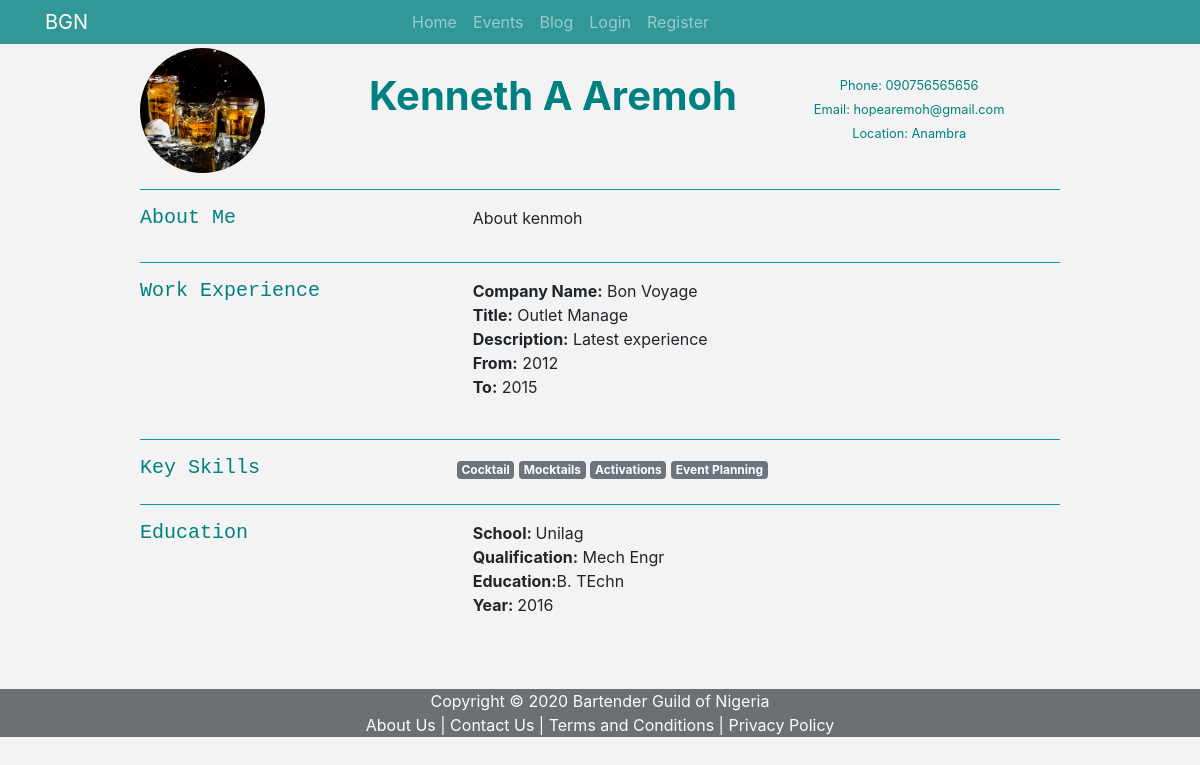
Screenshot of /accounts/profile/1 with the database file from the repository.
### accounts/models.py (models this page shows, shortened)
class User(AbstractUser):
    phone = models.CharField(max_length=35, unique=True)
    skills = models.CharField(max_length=1050)
    about_me = models.TextField()
    location = models.CharField(max_length=35, choices=STATE_CHOICES)
    profile_image = models.ImageField(upload_to='photos/%Y/%m/%d/', blank=True)
    def skills_as_list(self):
        return self.skills.split(',')

class Experience(models.Model):
    user = models.ForeignKey(User, on_delete=models.CASCADE, blank=True, null=True)
    company_name = models.CharField(max_length=255)
    job_title = models.CharField(max_length=255)
    year_from = models.IntegerField()
    year_to = models.IntegerField()
    job_description = models.TextField()

class Education(models.Model):
    user = models.ForeignKey(User, on_delete=models.CASCADE, blank=True, null=True)
    school = models.CharField(max_length=255)
    field_of_study = models.CharField(max_length=255)
    qualification = models.CharField(max_length=255)
    year = models.IntegerField()

### accounts/views.py (the view)
# urls.py: path('profile/<int:id>', views.profile, name='profile'),
def profile(request, id):
    user = get_object_or_404(User, pk=id)
    educations = Education.objects.all().filter(user=user)
    experiences = Experience.objects.all().filter(user=user)
    context = {
        'user': user,
        'educations': educations,
        'experiences': experiences
    }
    return render(request, 'accounts/profile.html', context)

### templates/accounts/profile.html (shortened to what this page needs)
{% extends "base.html" %}
{% load static %}
{% load crispy_forms_tags %}
{% block content %}
<section class="container mt-5">
	<div class="row justify-content-center">
		<div class="col-10">
			<div class="row justify-content-center ">
				<div class="col-sm-12 col-md-12 col-lg-3">
					<img src="{% static 'img/cocktail.jpg' %}" alt="..." class="rounded-circle" style="height:125px; width:125px;">
				</div>
				<div class="col-sm-12 col-md-12 col-lg-5 mt-4 mb-0 pl-0">
					<h1 class="text-center teal-text font-weight-bold">{{ user.first_name|title }} {{ user.last_name|title }}</h1>
				</div>
				<div class="col-sm-12 col-md-12 col-lg-4 mt-4 pl-0">
					<p class="text-center m-0 teal-text"><small>Phone: {{ user.phone }} </small></p>
					<p class="text-center m-0 teal-text"><small>Email: {{ user.email }} </small></p>
					<p class="text-center m-0 teal-text"><small>Location: {{ user.location }} </small></p>
				</div>
			</div>
			<hr class="bg-info ">
		</div>
	</div>
</section>
<section class="container">
	<div class="row justify-content-center">
		<div class="col-10">
			<div class="row justify-content-center">
				<div class="col-4 ">
					<h5 class="text-monospace teal-text">About Me</h5>
				</div>
				<div class="col-8 m-0">
					<p class="pl-3">{{ user.about_me }}</p>
				</div>
			</div>
			<hr class="bg-info ">
		</div>
	</div>
</section>
<section class="container">
	<div class="row justify-content-center">
		<div class="col-10">
			<div class="row justify-content-center">
				<div class="col-4 ">
					<h5 class="m-0 text-monospace teal-text">Work Experience</h5>
				</div>
				<div class="col-8">
					{% for experience in experiences %}
					<p class="m-0 pl-3"><strong>Company Name:</strong> {{ experience.company_name }}</p>
					<p class="m-0 pl-3"><strong>Title:</strong> {{ experience.job_title }}</p>
					<p class="m-0 pl-3"><strong>Description:</strong> {{ experience.job_description }}</p>
					<p class="m-0 pl-3"><strong>From:</strong> {{ experience.year_from }}</p>
					<p class="m-0 pl-3"><strong>To:</strong> {{ experience.year_to}}</p>
					<br>
					{% endfor %}
				</div>
			</div>
			<hr class="bg-info ">
		</div>
	</div>
</section>
<section class="container">
	<div class="row justify-content-center">
		<div class="col-10">
			<div class="row justify-content-center">
				<div class="col-4">
					<h5 class="text-monospace teal-text">
						Key Skills
					</h5>
				</div>
				<div class="col-8">
					 {% for skill in user.skills_as_list %}
            <span class="badge badge-secondary">{{ skill }}</span>
            {% endfor %}
				</div>
			</div>
			<hr class="bg-info ">
		</div>
	</div>
</section>
<section class="container">
	<div class="row justify-content-center">
		<div class="col-10">
			<div class="row justify-content-center">
				<div class="col-4">
					<h5 class="text-monospace teal-text">Education</h5>
				</div>
				<div class="col-8">
						{% for education in educations %}
						<p class="pl-3 m-0"><strong>School: </strong>{{ education.school }}</p>
						<p class="pl-3 m-0"><strong>Qualification:</strong> {{ education.field_of_study }}</p>
						<p class="pl-3 m-0"><strong>Education:</strong>{{ education.qualification }}</p>
						<p class="pl-3 m-0"><strong>Year: </strong>{{ education.year }}</p>
					<br>
					{% endfor %}
				</div>
			</div>
		</div>
	</div>
</section>
{% endblock %}

### templates/base.html (shortened to what this page needs)
{% load static %}
<!DOCTYPE html>
<html lang="en">
  <head>
    <link
      rel="stylesheet"
      href="{% static 'fontawesome-free-5.11.2-web/css/all.css' %}"
    />
    <link rel="stylesheet" href="{% static 'css/bootstrap.min.css' %}" />
    <link rel="stylesheet" href="{% static 'css/main.css' %}" />
  </head>
  <body>
    {% include "partials/_navbar.html" %}
    {% block content %}{% endblock content %}
    {% include "partials/_footer.html" %}
  </body>
</html>

### templates/partials/_navbar.html (shortened to what this page needs)
<header class="header_area">
  <nav class="navbar navbar-expand-lg navbar-dark fixed-top bg-nav">
      <div class="container">
        <a class="navbar-brand" href="{% url 'index' %}">BGN</a>
        <div class="collapse navbar-collapse" id="navbarNav">
          {% if request.user.is_authenticated %}
          <ul class="navbar-nav">
            <li {% if 'index' in request.path %} class="nav-item active" {% else %} class="nav-item" {% endif %}>
              <a class="nav-link" href="{% url 'index' %}"
                >Home </a
              >
            </li>
            <li {% if 'event' in request.path %} class="nav-item active" {% else %} class="nav-item" {% endif %}>
              <a class="nav-link" href="{% url 'event' %}">Events</a>
            </li>
            <li {% if 'blog' in request.path %} class="nav-item active" {% else %} class="nav-item" {% endif %}>
              <a class="nav-link" href="{% url 'blog' %}">Blog</a>
            </li>
            <li class="nav-item dropdown ">
              <a class="nav-link dropdown-toggle" id="navbarDropdown" role="button" data-toggle="dropdown" aria-haspopup="true" aria-expanded="false" > | Welcome <strong>{{ request.user|title }}</strong></a>
              <div class="dropdown-menu" aria-labelledby="navbarDropdown">
                <a href="{% url 'dashboard' user.id %}" class="dropdown-item">Dashboard</a>
                <div class="dropdown-divider"></div>
                <a href="{% url 'profile' user.id %}" class="dropdown-item">Profile</a>
                <div class="dropdown-divider"></div>
                <a class="dropdown-item" href="{% url 'logout' %}">Logout</a>
              </div>
            </li>
          </ul>
          {% else %}
          <ul class="navbar-nav">
            <li {% if 'index' in request.path %} class="nav-item active" {% else %} class="nav-item" {% endif %}>
              <a class="nav-link" href="{% url 'index' %}"
                >Home </a
              >
            </li>
            <li {% if 'event' in request.path %} class="nav-item active" {% else %} class="nav-item" {% endif %}>
              <a class="nav-link" href="{% url 'event' %}">Events</a>
            <li {% if 'blog' in request.path %} class="nav-item active" {% else %} class="nav-item" {% endif %}>
              <a class="nav-link" href="{% url 'blog' %}">Blog</a>
            </li>
            <li {% if 'login' in request.path %} class="nav-item active" {% else %} class="nav-item" {% endif %}>
              <a class="nav-link" href="{% url 'login' %}">Login</a>
            </li>
            <li {% if 'register' in request.path %} class="nav-item active" {% else %} class="nav-item" {% endif %}>
              <a class="nav-link" href="{% url 'register' %}">Register</a>
            </li>
          </ul>
          {% endif %}
        </div>
      </div>
    </nav>
</header>

### templates/partials/_footer.html
<footer class="bg-dark text-white text-center mt-5" style="opacity:.7;">
  Copyright &copy;
  <span class="year">2020</span> Bartender Guild of Nigeria <br />
  <a href="" class="text-white"> About Us </a> |
  <a href="{% url 'contact' %}" class="text-white"> Contact Us </a> |
  <a href="" class="text-white"> Terms and Conditions </a> |
  <a href="" class="text-white"> Privacy Policy </a>
</footer>

### bgn/static/css/main.css (style rules this page uses)
body { background-color: rgba(0, 0, 0, 0.048); }
.teal-text { color: teal; }
.bg-nav { background-color: teal; padding-top: 2px; padding-bottom: 2px; opacity: 0.8; }

### rows the page displays
User: first_name "Kenneth A", last_name "Aremoh", phone "090756565656", email "hopearemoh@gmail.com", location "Anambra", about_me "About kenmoh"
Experience: company_name "Bon Voyage", job_title "Outlet Manage", job_description "Latest experience", year_from "2012", year_to "2015"
Education: school "Unilag", field_of_study "Mech Engr", qualification "B. TEchn", year "2016"

### other values shown
{{ skill }} "Cocktail" "Mocktails" "Activations" "Event Planning"
